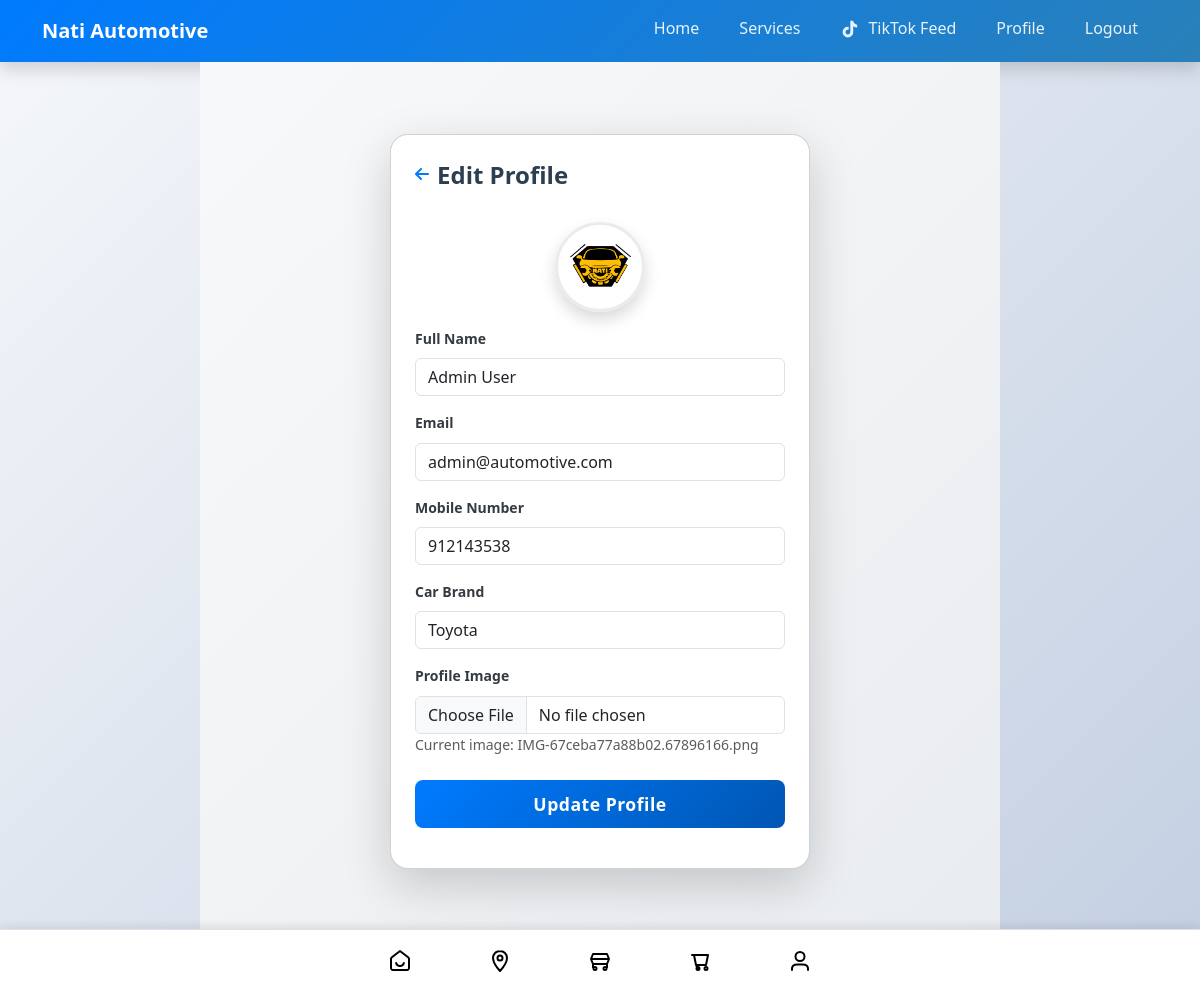
Page /edit_profile.php (signed in) on the committed database.
### tables this page shows
CREATE TABLE `tbl_user` (
  `id` int(11) NOT NULL,
  `name` varchar(255) NOT NULL,
  `email` varchar(255) NOT NULL,
  `new_img_name` varchar(255) DEFAULT NULL,
  `car_brand` varchar(100) DEFAULT NULL,
  `role` varchar(20) DEFAULT 'user',
  `phonenum` varchar(20) NOT NULL,
  `password` varchar(255) NOT NULL,
  `created_at` timestamp NOT NULL DEFAULT current_timestamp()
);

### edit_profile.php (the view, shortened to what this page needs)
<?php
include 'header.php';
$db = new DB_con();
$conn = $db->getConn();
?>
<!DOCTYPE html>
<html lang="en">
<head>
    <link rel="stylesheet" href="https://cdnjs.cloudflare.com/ajax/libs/font-awesome/6.5.1/css/all.min.css">
    <link rel="stylesheet" href="assets/css/bootstrap.min.css">
    <link rel="stylesheet" href="assets/css/bottom-nav-universal.css">
    <link rel="stylesheet" href="assets/css/new-home-layout.css">
    <link rel="stylesheet" href="assets/css/mobile-header.css">
    <link rel="stylesheet" href="assets/css/profile-compact.css">
</head>
<body>
  <div class="site-content" style="min-height:100vh; background: linear-gradient(135deg, #f8f9fa 0%, #e9ecef 100%); padding-bottom: 90px; display: flex; align-items: center; justify-content: center;">
    <section id="sign-up-screen-content" style="width:100%; max-width: 420px; margin: 0 auto;">
      <div class="container" style="padding:0;">
        <div class="card shadow-lg p-4" style="border-radius: 18px; margin-top: 40px; margin-bottom: 40px; background: #fff;">
          <div class="sign-in-login mb-3 d-flex align-items-center gap-2">
            <a href="profile.php" style="color:#007bff; font-size:1rem;"><i class="fas fa-arrow-left"></i></a>
            <h1 class="login-txt mb-0" style="color: #2c3e50; font-size: 1.5rem; font-weight: 700;">Edit Profile</h1>
          </div>
          <div class="sign-up-login-form">
            <?php
            $id = $_SESSION['id'];
            $sql = "SELECT * FROM tbl_user WHERE id=?";
            $stmt = mysqli_prepare($conn, $sql);
            mysqli_stmt_bind_param($stmt, "i", $id);
            mysqli_stmt_execute($stmt);
            $result = mysqli_stmt_get_result($stmt);
            if ($result && mysqli_num_rows($result) == 1) {
                $row = mysqli_fetch_assoc($result);
            ?>
            <form method="POST" enctype="multipart/form-data">
              <div class="mb-3 text-center">
                <?php if (!empty($row['new_img_name'])): ?>
                  <img src="assets/img/<?php echo htmlspecialchars($row['new_img_name']); ?>" alt="Profile Image" class="rounded-circle shadow" style="width: 90px; height: 90px; object-fit: cover; border: 3px solid #e9ecef;">
                <?php else: ?>
                  <div class="rounded-circle bg-light d-flex align-items-center justify-content-center" style="width: 90px; height: 90px; font-size: 2.5rem; color: #aaa;"><i class="fas fa-user"></i></div>
                <?php endif; ?>
              </div>
              <div class="form-group mb-3">
                <label for="name" class="form-label">Full Name</label>
                <input type="text" id="name" name="name" placeholder="Your Name" value="<?php echo htmlspecialchars($row['name']); ?>" class="form-control" required />
              </div>
              <div class="form-group mb-3">
                <label for="Email" class="form-label">Email</label>
                <input type="email" id="Email" name="email" value="<?php echo htmlspecialchars($row['email']); ?>" placeholder="Email" class="form-control" required />
              </div>
              <div class="form-group mb-3">
                <label for="phonenum" class="form-label">Mobile Number</label>
                <input type="text" id="phonenum" name="phonenum" value="<?php echo htmlspecialchars($row['phonenum']); ?>" class="form-control" placeholder="Enter Mobile Number" required />
              </div>
              <div class="form-group mb-3">
                <label for="car_brand" class="form-label">Car Brand</label>
                <select name="car_brand" id="car_brand" class="form-control" required>
                  <option value="<?php echo htmlspecialchars($row['car_brand']); ?>" selected><?php echo htmlspecialchars($row['car_brand']); ?></option>
                </select>
              </div>
              <div class="form-group mb-3">
                <label for="my_image" class="form-label">Profile Image</label>
                <input type="file" name="my_image" id="my_image" accept="image/*" class="form-control" />
                <?php if (!empty($row['new_img_name'])): ?>
                  <small class="form-text text-muted">Current image: <?php echo htmlspecialchars($row['new_img_name']); ?></small>
                <?php endif; ?>
              </div>
              <div class="d-grid mt-4">
                <input style="background: linear-gradient(135deg, #007bff, #0056b3); color:white; font-size: 1.1rem; padding: 10px 0; border:none; border-radius:8px; font-weight:600; letter-spacing:0.5px;" name="update" type="submit" value="Update Profile">
              </div>
            </form>
            <?php
            } else {
                echo '<div class="alert alert-danger">User not found.</div>';
            }
            ?>
          </div>
        </div>
      </div>
    </section>
    <?php include 'partial-front/bottom_nav.php'; ?>
  </div>
</body>
</html>

### assets/css/style.css (style rules this page uses)
:root { --primary-color: #007bff; --primary-dark: #0056b3; --primary-light: #66b3ff; --secondary-color: #6c757d; --success-color: #28a745; --danger-color: #dc3545; --warning-color: #ffc107; --info-color: #17a2b8; --dark-color: #343a40; --light-color: #f8f9fa; --white: #ffffff; --black: #000000; --font-family-base: 'Segoe UI', Tahoma, Geneva, Verdana, sans-serif; --font-family-heading: 'Arial', sans-serif; --font-size-base: 16px; --font-size-sm: 14px; --font-size-lg: 18px; --line-height-base: 1.6; --spacing-xs: 0.25rem; --spacing-sm: 0.5rem; --spacing-md: 1rem; --spacing-lg: 1.5rem; --spacing-xl: 3rem; --border-radius: 0.375rem; --border-radius-sm: 0.25rem; --border-radius-lg: 0.5rem; --border-width: 1px; --shadow-sm: 0 1px 3px rgba(0, 0, 0, 0.12); --shadow-md: 0 4px 6px rgba(0, 0, 0, 0.15); --shadow-lg: 0 10px 25px rgba(0, 0, 0, 0.2); --transition-fast: 0.15s ease; --transition-base: 0.3s ease; --transition-slow: 0.5s ease; --z-dropdown: 1000; --z-sticky: 1020; --z-fixed: 1030; --z-modal: 1040; --z-popover: 1050; --z-tooltip: 1060; }
* { box-sizing: border-box; }
html { scroll-behavior: smooth; -webkit-text-size-adjust: 100%; }
body { font-family: var(--font-family-base); font-size: var(--font-size-base); line-height: var(--line-height-base); color: var(--dark-color); background-color: var(--white); margin: 0; padding: 0; -webkit-font-smoothing: antialiased; -moz-osx-font-smoothing: grayscale; }
h1, h2, h3, h4, h5, h6 { font-family: var(--font-family-heading); font-weight: 600; line-height: 1.2; margin-top: 0; margin-bottom: var(--spacing-md); color: var(--dark-color); }
h1 { font-size: 2.5rem; }
a { color: var(--primary-color); text-decoration: none; transition: color var(--transition-fast); }
img { max-width: 100%; height: auto; border-style: none; }
.container { max-width: 1200px; margin: 0 auto; padding: 0 var(--spacing-md); }
.form-control { display: block; width: 100%; padding: 12px 16px; font-size: var(--font-size-base); line-height: var(--line-height-base); color: var(--dark-color); background: var(--white); border: var(--border-width) solid #ced4da; border-radius: var(--border-radius); transition: border-color var(--transition-fast), box-shadow var(--transition-fast); }
.form-group { margin-bottom: var(--spacing-lg); }
.form-label { display: inline-block; margin-bottom: var(--spacing-sm); font-weight: 500; color: var(--dark-color); }
.card { background: var(--white); border-radius: var(--border-radius-lg); box-shadow: var(--shadow-sm); border: 1px solid rgba(0, 0, 0, 0.05); overflow: hidden; transition: all var(--transition-base); }
.mb-0 { margin-bottom: 0 !important; }
.mb-3 { margin-bottom: var(--spacing-md) !important; }
.mt-4 { margin-top: var(--spacing-lg) !important; }
.p-4 { padding: var(--spacing-lg) !important; }
.text-center { text-align: center !important; }
.text-muted { color: var(--secondary-color) !important; }
.d-flex { display: flex !important; }
.d-grid { display: grid !important; }
.align-items-center { align-items: center !important; }
.rounded-circle { border-radius: 50% !important; }
.shadow { box-shadow: var(--shadow-md) !important; }
.shadow-lg { box-shadow: var(--shadow-lg) !important; }

### assets/css/bottom-nav-universal.css (style rules this page uses)
:root { --bottom-nav-height-desktop: 70px; --bottom-nav-height-tablet: 80px; --bottom-nav-height-mobile: 90px; --bottom-nav-height-small: 95px; }
.site-content { padding-bottom: var(--bottom-nav-height-desktop); min-height: calc(100vh - var(--bottom-nav-height-desktop)); position: relative; }
body { font-family: 'Segoe UI', Tahoma, Geneva, Verdana, sans-serif; line-height: 1.6; color: #222222; }
h1, h2, h3, h4, h5, h6 { font-family: inherit; font-weight: 600; line-height: 1.3; color: #333333; }
h1 { font-size: 2.5rem; }
p, span, div { font-size: 1rem; line-height: 1.6; }
small { font-size: 0.875rem; }
.btn, button, [type="button"], [type="submit"] { font-family: inherit; font-size: 0.9rem; font-weight: 600; border-radius: 0.375rem; transition: all 0.3s ease; }
a { color: #ff4757; text-decoration: none; transition: color 0.3s ease; }
.card, .service-card, .product-card { border-radius: 0.5rem; box-shadow: 0 2px 4px rgba(0, 0, 0, 0.1); transition: all 0.3s ease; }

### assets/css/profile-compact.css (style rules this page uses)
.site-content { padding-bottom: 90px !important; position: relative; min-height: 100vh; }

### rows in the picture
tbl_user: new_img_name (picture), name "Admin User", email "admin@automotive.com", phonenum "912143538", car_brand "Toyota", new_img_name "IMG-67ceba77a88b02.67896166.png"
